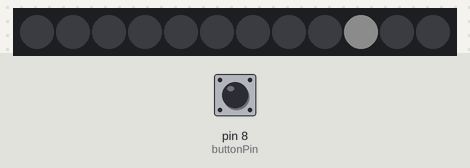
The sketch below on a simulated Arduino Uno, built with avr-gcc and run on an emulated ATmega328P. On the bench: 12 RGB LEDs in strip order, left to right. The inputs (shaded band) are chosen by the test bench; at power-on: pin 8 (buttonPin) LOW. Dim RGB values are drawn brighter than linear.

Above: at 0.75 s.
1.3 s: pin 8 (buttonPin) pulled HIGH for 0.15 s
At 1.67 s:
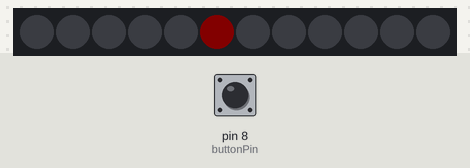
2.0 s: pin 8 (buttonPin) pulled HIGH for 1 s
At 3.18 s:
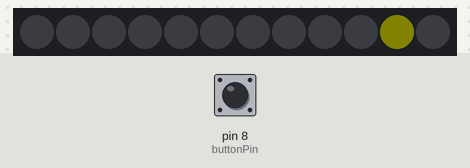
3.6 s: pin 8 (buttonPin) pulled HIGH for 0.15 s
4.3 s: pin 8 (buttonPin) pulled HIGH for 3.2 s
At 7.74 s:
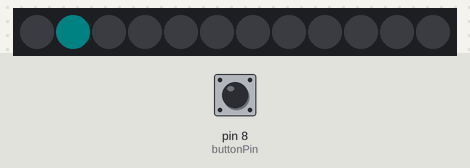
8.1 s: pin 8 (buttonPin) pulled HIGH for 0.15 s
8.8 s: pin 8 (buttonPin) pulled HIGH for 1 s
At 10.47 s:
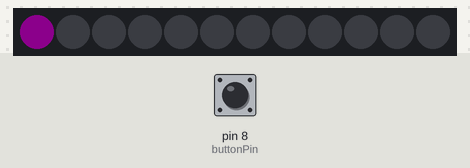
Timing chart, 0 to 11.4 s (numbered marks = the images above; inputs shaded):
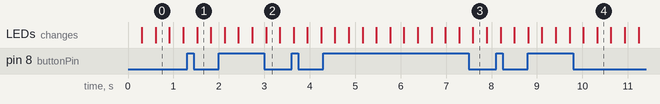

Measured:
- after the input at 1.3 s, the LEDs: change after 0.22 s (image 1)
- after the input at 2.0 s, the LEDs: first differ from a run without the input after 1.0 s (image 2)
- after the input at 4.3 s, the LEDs: first differ from a run without the input after 3.3 s (image 3)
- after the input at 8.8 s, the LEDs: first differ from a run without the input after 1.5 s (image 4)

The sketch:

ledring_taster_farbwechsel.ino
```cpp
#include <Adafruit_NeoPixel.h>

#define buttonPin   8    // Digital IO pin connected to the button.  This will be
                          // driven with a pull-up resistor so the switch should
                          // pull the pin to ground momentarily.  On a high -> low
                          // transition the button press logic will execute.

#define PIXEL_PIN    9    // Digital IO pin connected to the NeoPixels.
#define INTENSITY 16
#define PIXEL_COUNT 12

// Parameter 1 = number of pixels in strip,  neopixel stick has 8
// Parameter 2 = pin number (most are valid)
// Parameter 3 = pixel type flags, add together as needed:
//   NEO_RGB     Pixels are wired for RGB bitstream
//   NEO_GRB     Pixels are wired for GRB bitstream, correct for neopixel stick
//   NEO_KHZ400  400 KHz bitstream (e.g. FLORA pixels)
//   NEO_KHZ800  800 KHz bitstream (e.g. High Density LED strip), correct for neopixel stick
Adafruit_NeoPixel strip = Adafruit_NeoPixel(PIXEL_COUNT, PIXEL_PIN, NEO_GRB + NEO_KHZ800);

bool oldState = LOW;
int lightposmax = PIXEL_COUNT * 5;
int lightpos = 0;
int r = INTENSITY, g = INTENSITY, b = INTENSITY;
int bi = 0;

void setup() {
  pinMode(buttonPin, INPUT);
  strip.begin();
  strip.show(); // Initialize all pixels to 'off'

//  Serial.begin(9600);

}
boolean buttonPressed = false;

void loop() {

/*  // Get current button state.
  bool newState = digitalRead(BUTTON_PIN);

  // Check if state changed from high to low (button press).
  if (newState == HIGH && oldState == LOW) {
    // Short delay to debounce button.
    delay(20);
    // Check if button is still low after debounce.
    newState = digitalRead(BUTTON_PIN);
    if (newState == HIGH) {*/
    if ((digitalRead(buttonPin)==HIGH)&&(buttonPressed==false)){
    buttonPressed=true;
  }
  if (digitalRead(buttonPin)==LOW&&(buttonPressed==true)){
    buttonPressed=false;
      bi = (bi + 1) % 7;

      switch (bi) {
        case 0: r=INTENSITY; g=INTENSITY; b=INTENSITY; break;
        case 1: r=INTENSITY; g=0;   b=0;   break;
        case 2: r=INTENSITY; g=INTENSITY; b=0;   break;
        case 3: r=0;   g=INTENSITY; b=0;   break;
        case 4: r=0;   g=INTENSITY; b=INTENSITY; break;
        case 5: r=0;   g=0;   b=INTENSITY; break;
        case 6: r=INTENSITY; g=0;   b=INTENSITY; break;
      }
    }


  // Set the last button state to the old state.
//  oldState = newState;


  lightpos = (lightpos + 1) % lightposmax;
  int subpos = lightpos % 5;

  /*

  0  40
  1  80
  2  80
  3  40
  4  0

  */
       //strip.setPixelColor(lightpos / 5, r, g, b);

  if (subpos == 4) {
    strip.setPixelColor(lightpos / 5, 0);
  } else {


    if (subpos == 1 || subpos == 2) {
      strip.setPixelColor(lightpos / 5, r * 0.8, g * 0.8, b * 0.8);
    } else {
      strip.setPixelColor(lightpos / 5, r * 0.4, g * 0.4, b * 0.4);
    }
  }

  strip.show();
  delay(5);

}
```
